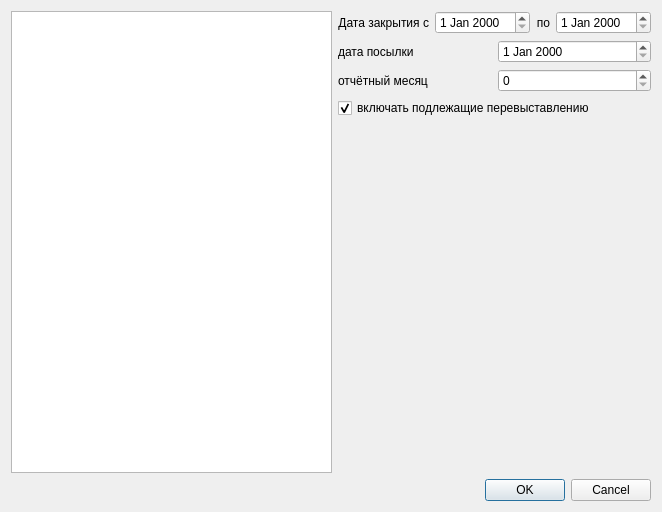
<?xml version="1.0" encoding="UTF-8"?>
<ui version="4.0">
 <class>PervDocDialog</class>
 <widget class="QDialog" name="PervDocDialog">
  <property name="geometry">
   <rect>
    <x>0</x>
    <y>0</y>
    <width>662</width>
    <height>512</height>
   </rect>
  </property>
  <property name="windowTitle">
   <string>Экспорт первичных документов</string>
  </property>
  <layout class="QGridLayout" name="gridLayout">
   <item row="0" column="0" rowspan="5">
    <widget class="QTreeView" name="treeContracts"/>
   </item>
   <item row="0" column="1">
    <layout class="QHBoxLayout" name="horizontalLayout">
     <item>
      <widget class="QLabel" name="lblAnalysisEndDate_2">
       <property name="text">
        <string>Дата закрытия с</string>
       </property>
       <property name="alignment">
        <set>Qt::AlignRight|Qt::AlignTrailing|Qt::AlignVCenter</set>
       </property>
       <property name="buddy">
        <cstring>edtEndDate</cstring>
       </property>
      </widget>
     </item>
     <item>
      <widget class="CDateEdit" name="edtBegDate"/>
     </item>
     <item>
      <widget class="QLabel" name="lblAnalysisEndDate">
       <property name="text">
        <string>по</string>
       </property>
       <property name="alignment">
        <set>Qt::AlignRight|Qt::AlignTrailing|Qt::AlignVCenter</set>
       </property>
       <property name="buddy">
        <cstring>edtEndDate</cstring>
       </property>
      </widget>
     </item>
     <item>
      <widget class="CDateEdit" name="edtEndDate"/>
     </item>
    </layout>
   </item>
   <item row="1" column="1">
    <layout class="QHBoxLayout" name="horizontalLayout_2">
     <item>
      <widget class="QLabel" name="label">
       <property name="text">
        <string>дата посылки</string>
       </property>
      </widget>
     </item>
     <item>
      <widget class="CDateEdit" name="edtDate"/>
     </item>
    </layout>
   </item>
   <item row="2" column="1">
    <layout class="QHBoxLayout" name="horizontalLayout_3">
     <item>
      <widget class="QLabel" name="label_2">
       <property name="text">
        <string>отчётный месяц</string>
       </property>
      </widget>
     </item>
     <item>
      <widget class="QSpinBox" name="boxPeriod"/>
     </item>
    </layout>
   </item>
   <item row="3" column="1">
    <widget class="QCheckBox" name="chkPerevystavl">
     <property name="text">
      <string>включать подлежащие перевыставлению</string>
     </property>
     <property name="checked">
      <bool>true</bool>
     </property>
    </widget>
   </item>
   <item row="4" column="1">
    <spacer name="verticalSpacer">
     <property name="orientation">
      <enum>Qt::Vertical</enum>
     </property>
     <property name="sizeHint" stdset="0">
      <size>
       <width>20</width>
       <height>329</height>
      </size>
     </property>
    </spacer>
   </item>
   <item row="5" column="0" colspan="2">
    <widget class="QDialogButtonBox" name="buttonBox">
     <property name="orientation">
      <enum>Qt::Horizontal</enum>
     </property>
     <property name="standardButtons">
      <set>QDialogButtonBox::Cancel|QDialogButtonBox::Ok</set>
     </property>
    </widget>
   </item>
  </layout>
 </widget>
 <customwidgets>
  <customwidget>
   <class>CDateEdit</class>
   <extends>QDateEdit</extends>
   <header>library/DateEdit</header>
  </customwidget>
 </customwidgets>
 <resources/>
 <connections>
  <connection>
   <sender>buttonBox</sender>
   <signal>accepted()</signal>
   <receiver>PervDocDialog</receiver>
   <slot>accept()</slot>
   <hints>
    <hint type="sourcelabel">
     <x>248</x>
     <y>254</y>
    </hint>
    <hint type="destinationlabel">
     <x>157</x>
     <y>274</y>
    </hint>
   </hints>
  </connection>
  <connection>
   <sender>buttonBox</sender>
   <signal>rejected()</signal>
   <receiver>PervDocDialog</receiver>
   <slot>reject()</slot>
   <hints>
    <hint type="sourcelabel">
     <x>316</x>
     <y>260</y>
    </hint>
    <hint type="destinationlabel">
     <x>286</x>
     <y>274</y>
    </hint>
   </hints>
  </connection>
 </connections>
</ui>
